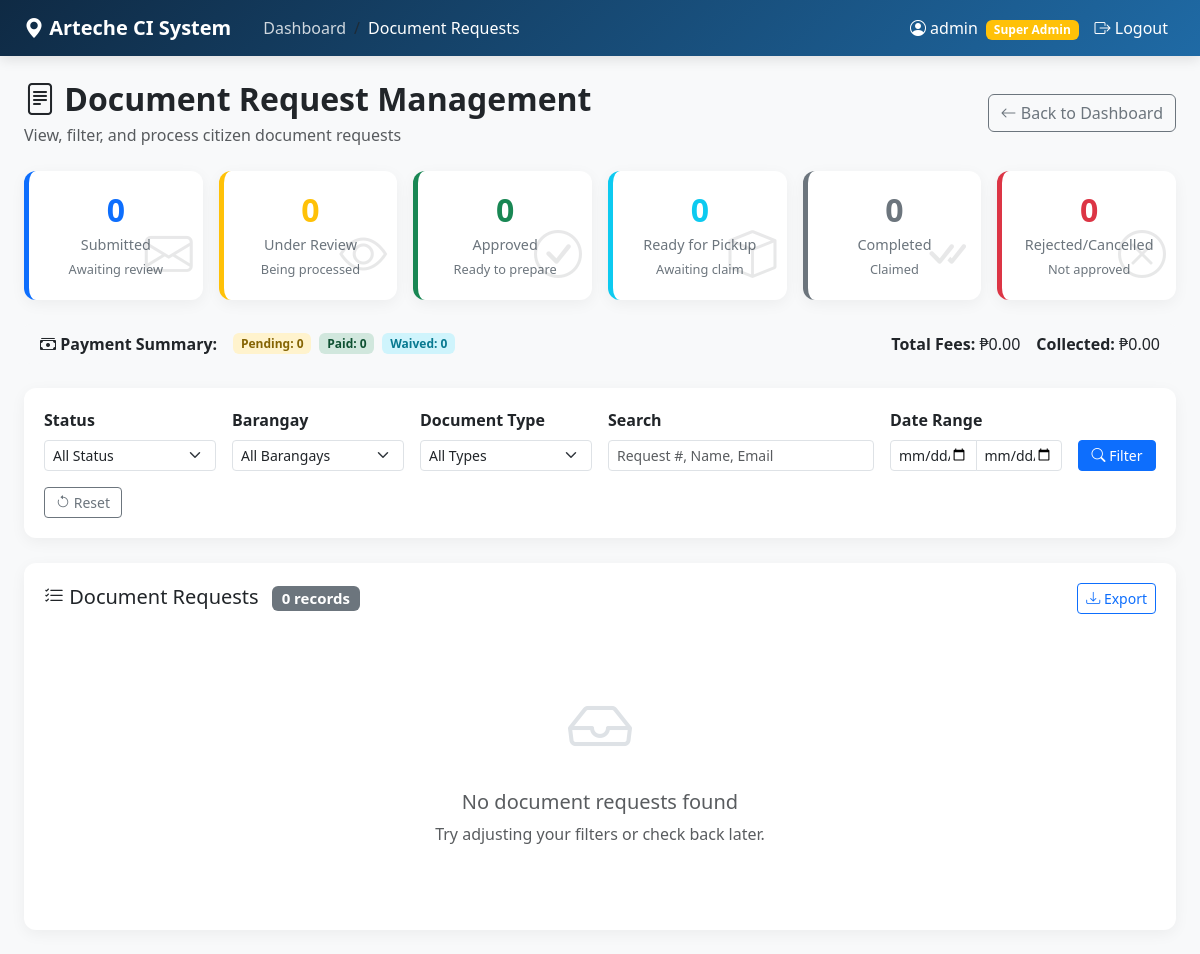
The app's page /app/admin/shared/document_requests.php (signed in), older data.
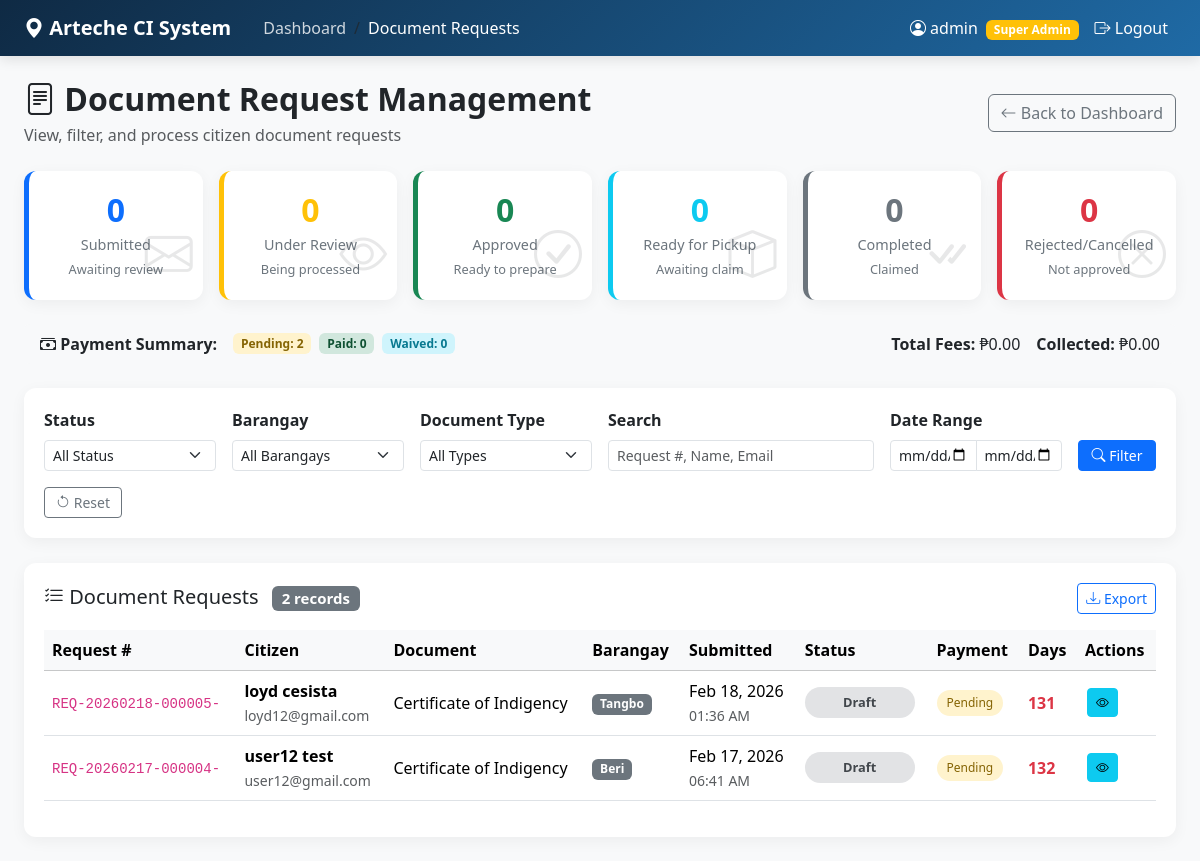
The same page, newer data.
### tables this page shows
CREATE TABLE `citizen_requests` (
  `id` int(11) NOT NULL,
  `request_number` varchar(20) DEFAULT NULL,
  `citizen_id` int(11) DEFAULT NULL,
  `document_type_id` int(11) DEFAULT NULL,
  `purpose` text DEFAULT NULL,
  `status` enum('Draft','Submitted','Under Review','Approved','Rejected','Ready for Pickup','Completed','Cancelled') DEFAULT 'Draft',
  `fee` decimal(10,2) NOT NULL DEFAULT 0.00,
  `payment_status` enum('Pending','Paid','Waived') DEFAULT 'Pending',
  `submitted_at` timestamp NULL DEFAULT NULL,
  `reviewed_by` int(11) DEFAULT NULL,
  `reviewed_at` timestamp NULL DEFAULT NULL,
  `released_at` datetime DEFAULT NULL,
  `completed_at` datetime DEFAULT NULL,
  `rejection_reason` text DEFAULT NULL,
  `notes` text DEFAULT NULL,
  `document_path` varchar(255) DEFAULT NULL,
  `created_at` timestamp NOT NULL DEFAULT current_timestamp()
);

CREATE TABLE `citizens` (
  `id` int(11) NOT NULL,
  `email` varchar(100) DEFAULT NULL,
  `phone` varchar(20) DEFAULT NULL,
  `password` varchar(255) DEFAULT NULL,
  `first_name` varchar(50) DEFAULT NULL,
  `last_name` varchar(50) DEFAULT NULL,
  `suffix` varchar(10) DEFAULT NULL,
  `middle_name` varchar(40) NOT NULL,
  `birth_date` date DEFAULT NULL,
  `gender` enum('Male','Female','Other','Prefer not to say') DEFAULT NULL,
  `civil_status` enum('Single','Married','Divorced','Separated','Widowed') DEFAULT NULL,
  `occupation` varchar(100) DEFAULT NULL,
  `address` text DEFAULT NULL,
  `barangay_id` int(11) DEFAULT NULL,
  `verification_code` varchar(10) DEFAULT NULL,
  `is_verified` tinyint(1) DEFAULT 0,
  `account_status` enum('Active','Inactive','Suspended') DEFAULT 'Active',
  `created_at` timestamp NOT NULL DEFAULT current_timestamp(),
  `updated_at` timestamp NULL DEFAULT NULL ON UPDATE current_timestamp(),
  `last_login` timestamp NULL DEFAULT NULL,
  `avatar` varchar(255) DEFAULT NULL
);

CREATE TABLE `document_types` (
  `id` int(11) NOT NULL,
  `name` varchar(100) DEFAULT NULL,
  `description` text DEFAULT NULL,
  `requirements` text DEFAULT NULL,
  `processing_days` int(11) DEFAULT 3,
  `fee` decimal(10,2) DEFAULT 0.00,
  `is_active` tinyint(1) DEFAULT 1
);

CREATE TABLE `barangays` (
  `id` int(11) NOT NULL,
  `name` varchar(100) NOT NULL,
  `municipality` varchar(100) DEFAULT 'Arteche',
  `province` varchar(100) DEFAULT 'Eastern Samar',
  `latitude` decimal(10,8) DEFAULT NULL,
  `longitude` decimal(11,8) DEFAULT NULL,
  `population` int(11) DEFAULT 0,
  `created_at` timestamp NOT NULL DEFAULT current_timestamp()
);

### app/admin/shared/document_requests.php (the view, shortened to what the rows shown need)
<?php
$conn = getDB();
$query = "
    SELECT
        cr.id,
        cr.request_number,
        cr.status,
        cr.payment_status,
        cr.fee,
        cr.submitted_at,
        cr.reviewed_at,
        cr.released_at,
        cr.completed_at,
        cr.rejection_reason,
        cr.notes,
        cr.purpose,
        CONCAT(c.first_name, ' ', c.last_name) as citizen_name,
        c.email,
        c.phone,
        c.address,
        c.barangay_id,
        b.name as barangay_name,
        dt.id as document_type_id,
        dt.name as document_name,
        dt.processing_days,
        reviewer.full_name as reviewed_by_name,
        DATEDIFF(NOW(), cr.submitted_at) as days_pending,
        CASE
            WHEN cr.status = 'Submitted' THEN 1
            WHEN cr.status = 'Under Review' THEN 2
            WHEN cr.status = 'Approved' THEN 3
            WHEN cr.status = 'Ready for Pickup' THEN 4
            WHEN cr.status = 'Completed' THEN 5
            WHEN cr.status = 'Rejected' THEN 6
            WHEN cr.status = 'Cancelled' THEN 7
            ELSE 8
        END as status_order
    FROM citizen_requests cr
    JOIN citizens c ON cr.citizen_id = c.id
    JOIN document_types dt ON cr.document_type_id = dt.id
    LEFT JOIN barangays b ON c.barangay_id = b.id
    LEFT JOIN users reviewer ON cr.reviewed_by = reviewer.id
    WHERE 1=1
";
$query .= " ORDER BY status_order ASC, cr.submitted_at DESC";
$stmt = $conn->prepare($query);
$stmt->execute();
$requests = $stmt->get_result()->fetch_all(MYSQLI_ASSOC);
?>
<!DOCTYPE html>
<html lang="en">
<head>
    <link href="https://cdn.jsdelivr.net/npm/bootstrap@5.3.1/dist/css/bootstrap.min.css" rel="stylesheet">
    <link rel="stylesheet" href="https://cdn.jsdelivr.net/npm/bootstrap-icons@1.10.0/font/bootstrap-icons.css">
</head>
<body>
    <div class="container-fluid py-4 px-4">
        <div class="d-flex flex-wrap justify-content-between align-items-center mb-4">
            <div>
                <h2 class="fw-bold mb-1"><i class="bi bi-file-text"></i> Document Request Management</h2>
            </div>
        </div>
        <div class="table-container">
            <?php if (empty($requests)): ?>
                <div class="text-center py-5">
                    <i class="bi bi-inbox" style="font-size: 4rem; color: #dee2e6;"></i>
                    <h5 class="mt-3 text-muted">No document requests found</h5>
                    <p class="text-muted">Try adjusting your filters or check back later.</p>
                </div>
            <?php else: ?>
                <div class="table-responsive">
                    <table class="table table-hover align-middle" id="requestsTable">
                        <thead class="table-light">
                            <tr>
                                <th>Request #</th>
                                <th>Citizen</th>
                                <th>Document</th>
                                <th>Barangay</th>
                                <th>Submitted</th>
                                <th>Status</th>
                                <th>Payment</th>
                                <th>Days</th>
                                <th>Actions</th>
                            </tr>
                        </thead>
                        <tbody>
                            <?php foreach ($requests as $req):
                                $days_pending = $req['days_pending'] ?? 0;
                                $row_class = '';
                                ?>
                                <tr class="<?= $row_class ?>">
                                    <td>
                                        <code><?= htmlspecialchars($req['request_number'] ?? 'N/A') ?></code>
                                    </td>
                                    <td>
                                        <strong><?= htmlspecialchars($req['citizen_name'] ?? 'N/A') ?></strong><br>
                                        <small class="text-muted"><?= htmlspecialchars($req['email'] ?? '') ?></small>
                                    </td>
                                    <td><?= htmlspecialchars($req['document_name'] ?? 'N/A') ?></td>
                                    <td>
                                        <span
                                            class="badge bg-secondary"><?= htmlspecialchars($req['barangay_name'] ?? 'N/A') ?></span>
                                    </td>
                                    <td>
                                        <?= date('M d, Y', strtotime($req['submitted_at'])) ?><br>
                                        <small class="text-muted"><?= date('h:i A', strtotime($req['submitted_at'])) ?></small>
                                    </td>
                                    <td>
                                        <span class="status-badge status-<?= str_replace(' ', '-', $req['status']) ?>">
                                            <?= $req['status'] ?>
                                        </span>
                                    </td>
                                    <td>
                                        <span class="payment-badge payment-<?= $req['payment_status'] ?>">
                                            <?= $req['payment_status'] ?>
                                        </span>
                                    </td>
                                    <td>
                                        <span
                                            class="<?= $days_pending > 7 ? 'text-danger fw-bold' : ($days_pending > 3 ? 'text-warning' : '') ?>">
                                            <?= $days_pending ?>
                                        </span>
                                    </td>
                                    <td>
                                        <div class="btn-group btn-group-sm action-buttons" role="group">
                                            <button type="button" class="btn btn-info" onclick="viewRequest(<?= $req['id'] ?>)"
                                                title="View Details">
                                                <i class="bi bi-eye"></i>
                                            </button>
                                        </div>
                                    </td>
                                </tr>
                            <?php endforeach; ?>
                        </tbody>
                    </table>
                </div>
            <?php endif; ?>
        </div>
    </div>
</body>
</html>

Row changes from the older to the newer data that the page shows:
added citizen_requests: request_number "REQ-20260218-000005-", citizen_name "loyd cesista", citizen.email "loyd12@gmail.com", document_type.name "Certificate of Indigency", barangays.name "Tangbo", submitted_at "Feb 18, 2026", submitted_at "01:36 AM", status "Draft", payment_status "Pending", days_pending "131"
added citizen_requests: request_number "REQ-20260217-000004-", citizen_name "user12 test", citizen.email "user12@gmail.com", document_type.name "Certificate of Indigency", barangays.name "Beri", submitted_at "Feb 17, 2026", submitted_at "06:41 AM", status "Draft", payment_status "Pending", days_pending "132"
Text that changed along with them:
$stats['payment_pending']: "0" → "2"
count($requests): "0" → "2"
text no longer shown: "No document requests found Try adjusting your filters or check back later."
text now shown: "Request # Citizen Document Barangay Submitted Status Payment Days Actions"
